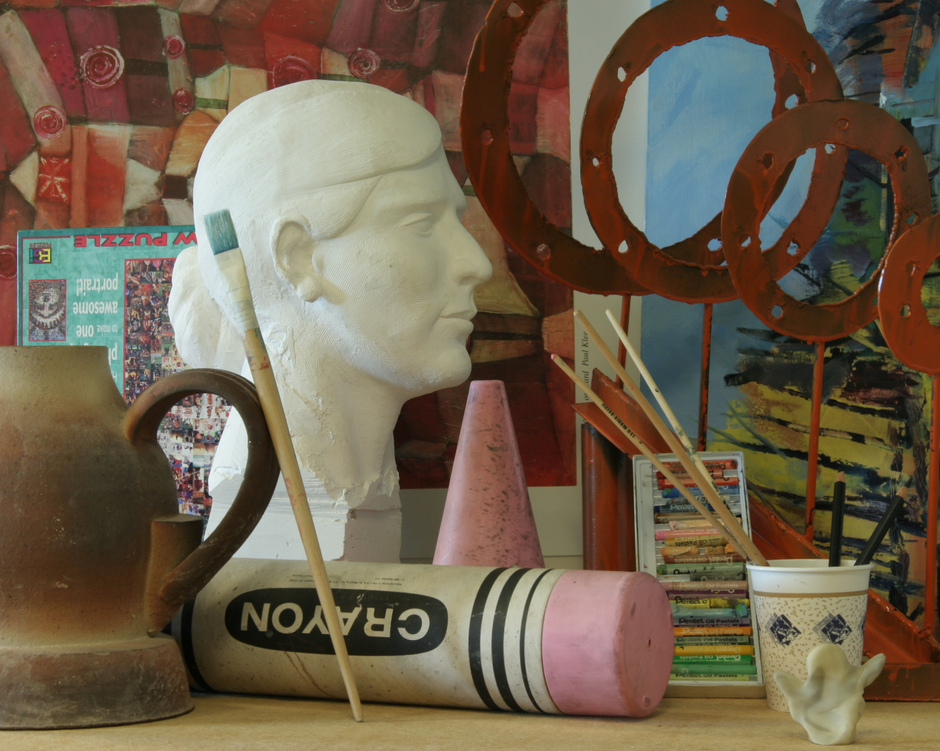
#> input picture Stereoscopy/images/view0.png, 940 x 751 px, shrunk from 1390 x 1110 before the run
$ python main.py
#> lines starting #> are read from the running program, lines starting #| are printed output that depends on the picture
import cv2
import matplotlib.pyplot as plt
import numpy as np

left_image = cv2.imread("images/view0.png")
#> left_image is the input picture: shape (751, 940, 3); mean B, G, R 76.1, 95.9, 111.1
right_image = cv2.imread("images/view1.png")
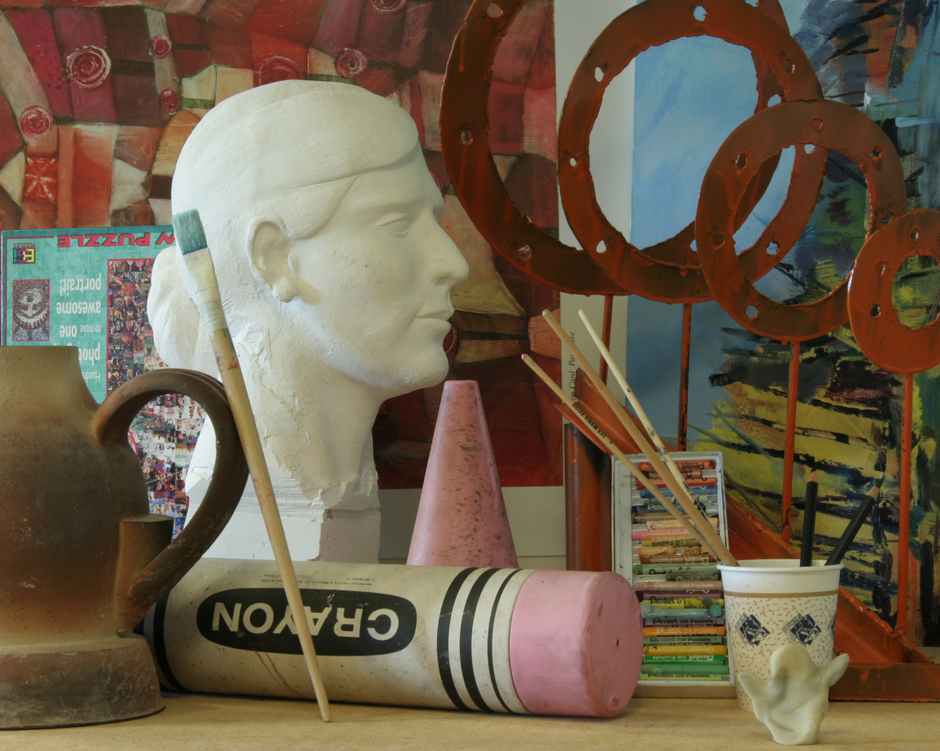
#> input picture Stereoscopy/images/view1.png, 940 x 751 px, shrunk from 1390 x 1110 before the run
#> right_image is the input picture: shape (751, 940, 3); mean B, G, R 75.9, 95.7, 110.7
h, w, _ = left_image.shape
#> h = 751; w = 940

plt.figure()
plt.axis("off")
plt.subplot(121); plt.imshow(left_image[:, :, ::-1]); plt.title("Left image")
plt.subplot(122); plt.imshow(right_image[:, :, ::-1]); plt.title("Right image")
plt.show()
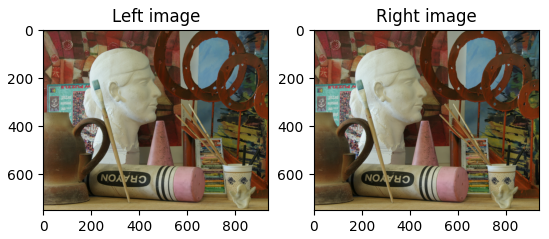
#> figure drawn by matplotlib, 2 panels

# 1. Rilevare feature nelle immagini
sift = cv2.SIFT.create()
left_keypoints = sift.detect(left_image)
#> left_keypoints = 2666 keypoints; strongest (x, y, size): (883, 271, 1.9), (210, 527, 8.8), (226, 464, 32.2), (205, 537, 3.9)
right_keypoints = sift.detect(right_image)
#> right_keypoints = 2746 keypoints; strongest (x, y, size): (199, 467, 25.6), (849, 285, 2.2), (207, 437, 15.5), (160, 187, 17)

# 2. Calcolare i descrittori delle feature
left_keypoints, left_descriptors = sift.compute(left_image, left_keypoints)
right_keypoints, right_descriptors = sift.compute(right_image, right_keypoints)

# 3. Trovare le associazioni tra feature delle due immagini
matcher = cv2.BFMatcher.create()
matches = matcher.knnMatch(left_descriptors, right_descriptors, k=2)
#> matches = 2666 matches
good_left_points = []
good_right_points = []
good_matches = []
for match in matches: # Lowe's ratio test
    m = match[0]
    n = match[1]
    if m.distance < 0.8 * n.distance:
        good_matches += [match]
        good_left_points += [left_keypoints[m.queryIdx].pt]
        good_right_points += [right_keypoints[m.trainIdx].pt]
#> this loop made 2666 passes
#> (good_matches, good_left_points, good_right_points) on passes 3, 9, 15: (1 matches, [(7.39, 725.4)], [(103.2, 719.5)]), (2 matches, [(7.39, 725.4), (12.07, 165.9)], [(103.2, 719.5), (689.9, 242.1)]), (3 matches, [(7.39, 725.4), (12.07, 165.9), (23.85, 282.2)], [(103.2, 719.5), (689.9, 242.1), (8.06, 247.6)])
#> good_matches on passes 23, 24, 26, 30, 31, 32: 4 matches, 5 matches, 6 matches, 7 matches, 8 matches, 9 matches
#> after the loop, good_left_points = 1417 pairs, first value 7.39 to 932.8, second value 3.11 to 736.3; good_matches = 1417 matches; good_right_points = 1417 pairs, first value 8.06 to 937.1, second value 3.26 to 736.6

# 4. (Opzionale) Mostrare le associazioni
drawn_matches = cv2.drawMatchesKnn(left_image, left_keypoints, right_image, right_keypoints, good_matches, None)
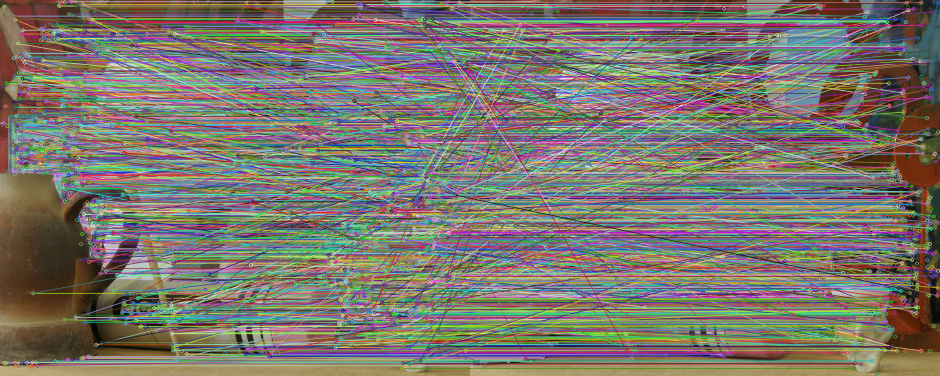
#> drawn_matches: shape (751, 1880, 3) (shown at 1/2 size); mean B, G, R 108.7, 117.4, 122.6
plt.figure(); plt.axis("off"); plt.imshow(drawn_matches[:, :, ::-1]); plt.title("Matches"); plt.show()

# 5. Stimare la matrice fondamentale
good_left_points = np.float32(good_left_points)
good_right_points = np.float32(good_right_points)
F, mask = cv2.findFundamentalMat(good_left_points, good_right_points, cv2.FM_LMEDS)
#> F = [[-6.26e-09, -0.00021, 0.0616], [0.000207, -4.37e-06, -5.33], [-0.0607, 5.33, 1]]; mask = 1417 values, max 1 at index 3, min 0 at index 0, mean 0.797

# 6. (Opzionale) La stima della matrice fondamentale riconoscerà automaticamente le associazioni non valide. Mostrare le
# associazioni valide
valid_left_points = []
valid_right_points = []
valid_matches = []
for i, m in enumerate(mask.ravel()):
    if i == 0:
        continue
    valid_match = good_matches[i]
    valid_matches += [valid_match]
    valid_left_points += [left_keypoints[valid_match[0].queryIdx].pt]
    valid_right_points += [right_keypoints[valid_match[0].trainIdx].pt]
#> this loop made 1417 passes
#> (m, valid_matches) on passes 5 to 7: (1, 4 matches), (1, 5 matches), (1, 6 matches)
#> after the loop, valid_left_points = 1416 pairs, first value 12.07 to 932.8, second value 3.11 to 736.3; valid_matches = 1416 matches; valid_right_points = 1416 pairs, first value 8.06 to 937.1, second value 3.26 to 736.6
drawn_valid_matches = cv2.drawMatchesKnn(left_image, left_keypoints, right_image, right_keypoints, valid_matches, None)
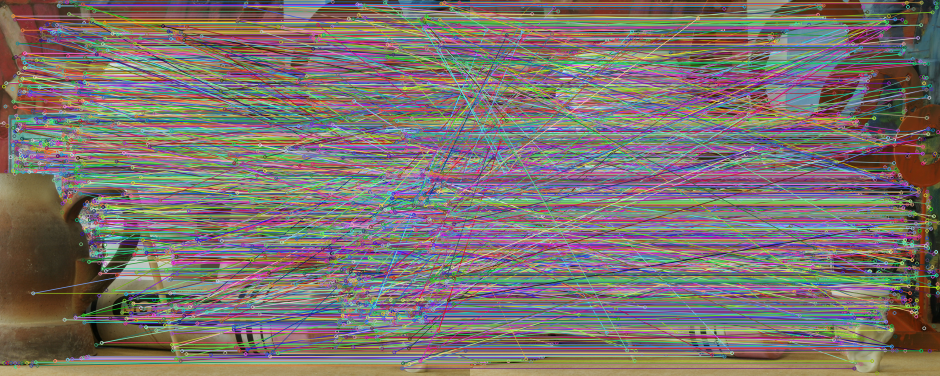
#> drawn_valid_matches: shape (751, 1880, 3) (shown at 1/2 size); mean B, G, R 110.6, 114.8, 124.3
plt.figure(); plt.axis("off"); plt.imshow(drawn_valid_matches[:, :, ::-1]); plt.title("Valid matches"); plt.show()

# 7. Stimare le trasformazioni per rettificare le immagini
valid_left_points = np.float32(valid_left_points)
valid_right_points = np.float32(valid_right_points)
_, left_image_homography, right_image_homography = cv2.stereoRectifyUncalibrated(valid_left_points, valid_right_points, F, (w, h))
#> left_image_homography = [[-5.23, 0.153, 3.62], [0.0618, -5.33, -30.45], [0.000211, -5.16e-06, -5.43]]; right_image_homography = [[0.981, -0.00323, 10.1], [-0.0118, 1, 5.53], [-4.02e-05, 1.32e-07, 1.02]]

# 8. Rettificare le immagini
left_rectified = cv2.warpPerspective(left_image, left_image_homography, (w, h))
right_rectified = cv2.warpPerspective(right_image, right_image_homography, (w, h))
plt.figure()
plt.axis("off")
plt.subplot(121); plt.imshow(left_rectified[:, :, ::-1]); plt.title("Left rectified")
plt.subplot(122); plt.imshow(right_rectified[:, :, ::-1]); plt.title("Right rectified")
plt.show()

left_gray = cv2.cvtColor(left_rectified, cv2.COLOR_BGR2GRAY)
right_gray = cv2.cvtColor(right_rectified, cv2.COLOR_BGR2GRAY)
anaglyph = cv2.merge([right_gray, right_gray, left_gray])
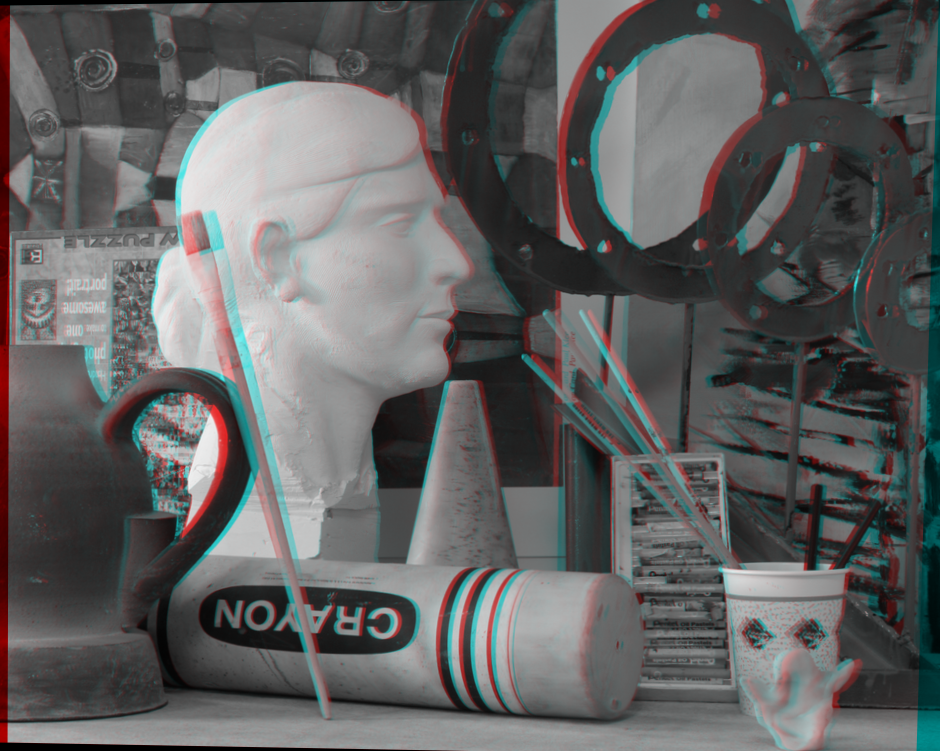
#> anaglyph: shape (751, 940, 3); mean of channels 0, 1, 2 96.4, 96.4, 96; drawn as B, G, R
plt.figure(); plt.axis("off"); plt.imshow(cv2.cvtColor(anaglyph, cv2.COLOR_BGR2RGB)); plt.title("Stereo Anaglyph"); plt.show()

# 9. Calcolare la disparity
stereo = cv2.StereoSGBM.create()
disparity = stereo.compute(left_rectified, right_rectified)
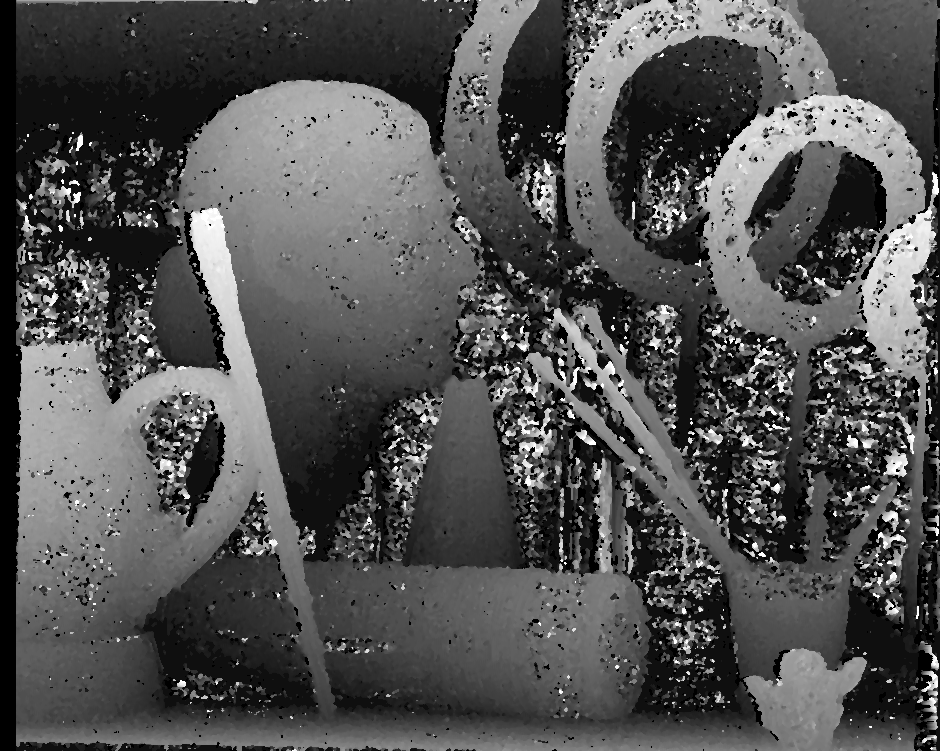
#> disparity: shape (751, 940) int16; min -16, max 240, mean 66.6; drawn with min black and max white
plt.figure(); plt.axis("off"); plt.imshow(disparity, cmap='gray'); plt.colorbar(label="Disparity (pixels)"); plt.title("Disparity"); plt.show()
#> after `plt.figure()`:
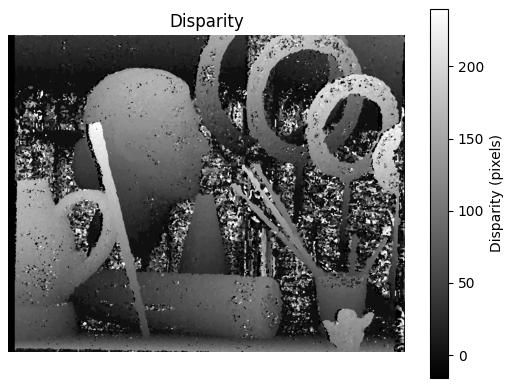
#> figure drawn by matplotlib, 2 panels
